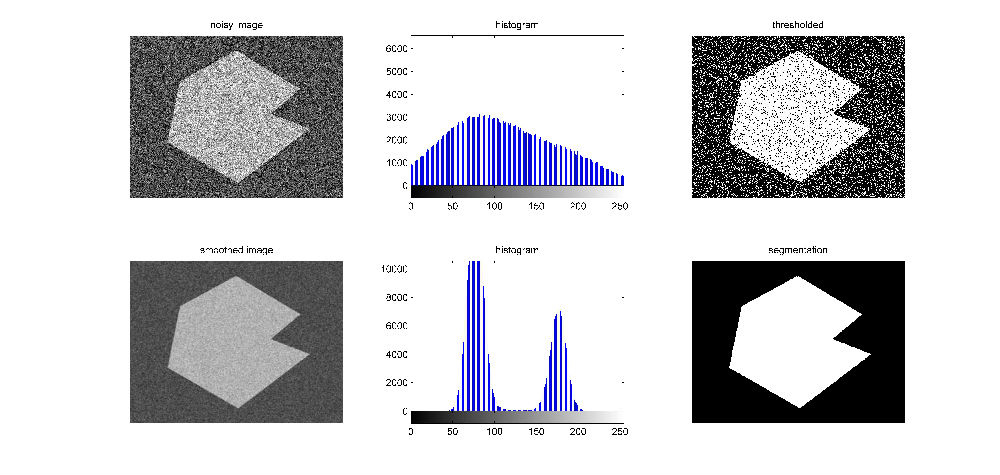
#> input picture 094019tccyo4wcirccwqqb.jpg, 1000 x 475 px, given in place of Norway.jpg, which was not available
$ python bitwise.py
#> lines starting #> are read from the running program, lines starting #| are printed output that depends on the picture; pictures that were not available may be replaced by others from this repository, and a replacement may not be noted
import cv2
img1 = cv2.imread('Norway.jpg')
#> img1 is the input picture: shape (475, 1000, 3); mean B, G, R 207.4, 203.8, 203.7
img2 = cv2.imread('Utkarsh.jpg')
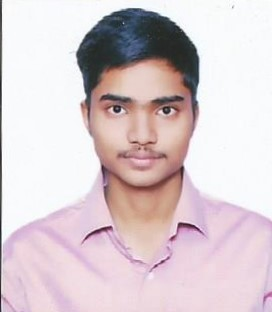
#> input picture Utkarsh.jpg, 272 x 312 px
#> img2 is the input picture: shape (312, 272, 3); mean B, G, R 207.9, 203.6, 217.6

rows,cols,channels =img2.shape
#> rows = 312; cols = 272; channels = 3
roi = img1[0:rows, 0:cols]
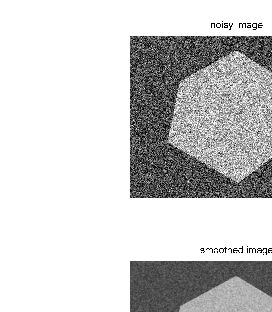
#> roi: shape (312, 272, 3); min 0, max 255, mean 204.9

img2gray = cv2.cvtColor(img2, cv2.COLOR_BGR2GRAY)
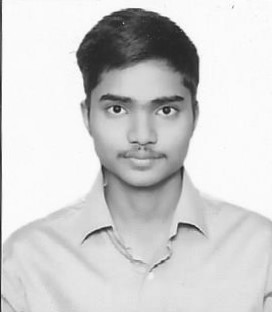
#> img2gray: shape (312, 272); min 25, max 255, mean 208.3
ret, mask = cv2.threshold(img2gray, 10, 255, cv2.THRESH_BINARY)
#> mask: shape (312, 272); every value is 255
mask_inv = cv2.bitwise_not(mask)
#> mask_inv: shape (312, 272); every value is 0

img1_bg = cv2.bitwise_and(roi,roi,mask = mask_inv)
#> img1_bg: shape (312, 272, 3); every value is 0

img2_fg = cv2.bitwise_and(img2,img2,mask = mask)

dst = cv2.add(img1_bg,img2_fg)
img1[ 0:rows, 0:cols ] = dst
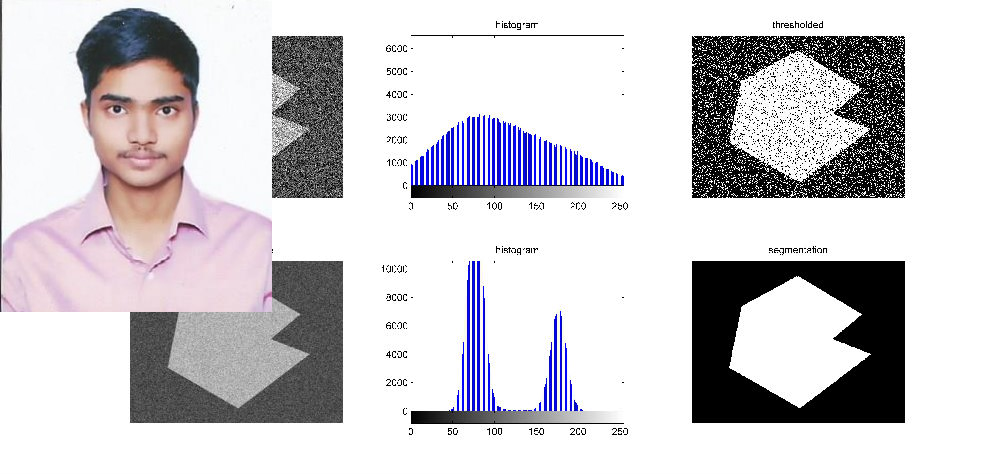
#> img1: shape (475, 1000, 3); mean B, G, R 207.9, 203.5, 206
cv2.namedWindow('res', cv2.WINDOW_NORMAL)
cv2.imshow('res', img1)
cv2.waitKey(0)
cv2.destroyAllWindows()
